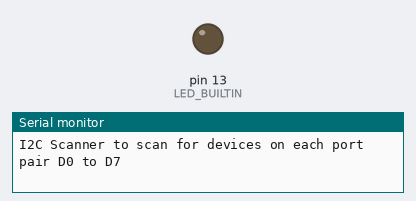
The sketch below on a simulated Arduino Uno, built for the host (arithmetic inside an expression is 32-bit, double 64-bit). On the bench: output pins drawn as LEDs (lit = HIGH), the last lines printed to the serial monitor.

Above: at 0.12 s.
At 10.6 s:
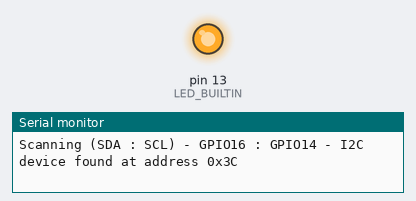
Timing chart, 0 to 27.3 s (numbered marks = the images above):
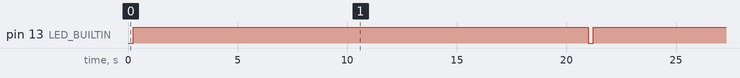

Measured:
- by itself, pin 13 (LED_BUILTIN): alternates HIGH for 20.7 s and LOW for 0.25 s

The sketch:

I2C_Scanner.ino
```cpp
// I2c_post_address_scanner
//
// Scans ports D0 to D7 on an ESP8266 and searches for I2C device.
// D8 throws exceptions thus it has been left out.
//
// Example output:
// Scanning (SDA : SCL) - GPIO5 : GPIO0 - No I2C devices found
// Scanning (SDA : SCL) - GPIO5 : GPIO2 - No I2C devices found
// Scanning (SDA : SCL) - GPIO5 : GPIO4 - I2C device found at address 0x3C
// Scanning (SDA : SCL) - GPIO5 : GPIO12 - No I2C devices found
// Scanning (SDA : SCL) - GPIO5 : GPIO13 - No I2C devices found

//
// https://www.instructables.com/id/ESP8266-I2C-PORT-and-Address-Scanner/


#include <Wire.h>


uint8_t  portArray[] = { 0, 2, 4, 5, 12, 13, 14, 16 };
String   portMap[] = { "GPIO0", "GPIO2", "GPIO4", "GPIO5", "GPIO12", "GPIO13", "GPIO14", "GPIO16", };
uint32_t Scans = 0;


void setup()
{
   Serial.begin ( 115200 );

   // Configure the onboard LED pin for output.
   pinMode ( LED_BUILTIN, OUTPUT );

   // wait for serial monitor to start.
   while ( !Serial );

   Serial.println ( "\n\nI2C Scanner to scan for devices on each port pair D0 to D7" );
}


void scanPorts()
{
   for ( uint8_t i = 0; i < sizeof ( portArray ); i++ )
   {
      for ( uint8_t j = 0; j < sizeof ( portArray ); j++ )
      {
         if ( i != j )
         {
            Serial.print ( "Scanning (SDA : SCL) - " + portMap[i] + " : " + portMap[j] + " - " );

            Wire.begin ( portArray[i], portArray[j] );

            check_if_exist_I2C();
         }
      }
   }
}


void check_if_exist_I2C()
{
   byte  error;
   byte  address;
   int   nDevices = 0;

   for ( address = 1; address < 127; address++ )
   {
      // Use the return value of Write.endTransmisstion to
      // see if a device acknowledges at the address.
      Wire.beginTransmission ( address );

      error = Wire.endTransmission();

      if ( error == 0 )
      {
         Serial.print ( "I2C device found at address 0x" );
         if ( address < 16 )
         {
            Serial.print("0");
         }

         Serial.println ( address, HEX );
         nDevices++;
      }

      else if ( error == 4 )
      {
         Serial.print ( "Unknow error at address 0x" );

         if ( address < 16 )
         {
            Serial.print("0");
         }

         Serial.println ( address, HEX );
      }
   }

   if ( nDevices == 0 )
   {
      Serial.println ( "No I2C devices found" );
   }

//   else
//   {
//      Serial.println ( "**********************************\n" );
//   }
}


void loop()
{
   Scans++;

   digitalWrite ( LED_BUILTIN, LOW );
   delay ( 250 );
   digitalWrite ( LED_BUILTIN, HIGH );

   Serial.print   ( "\n*** Scan " );
   Serial.print   ( Scans );
   Serial.println ( " **********************************" );
   scanPorts();
   delay ( 20000 );
}
```
